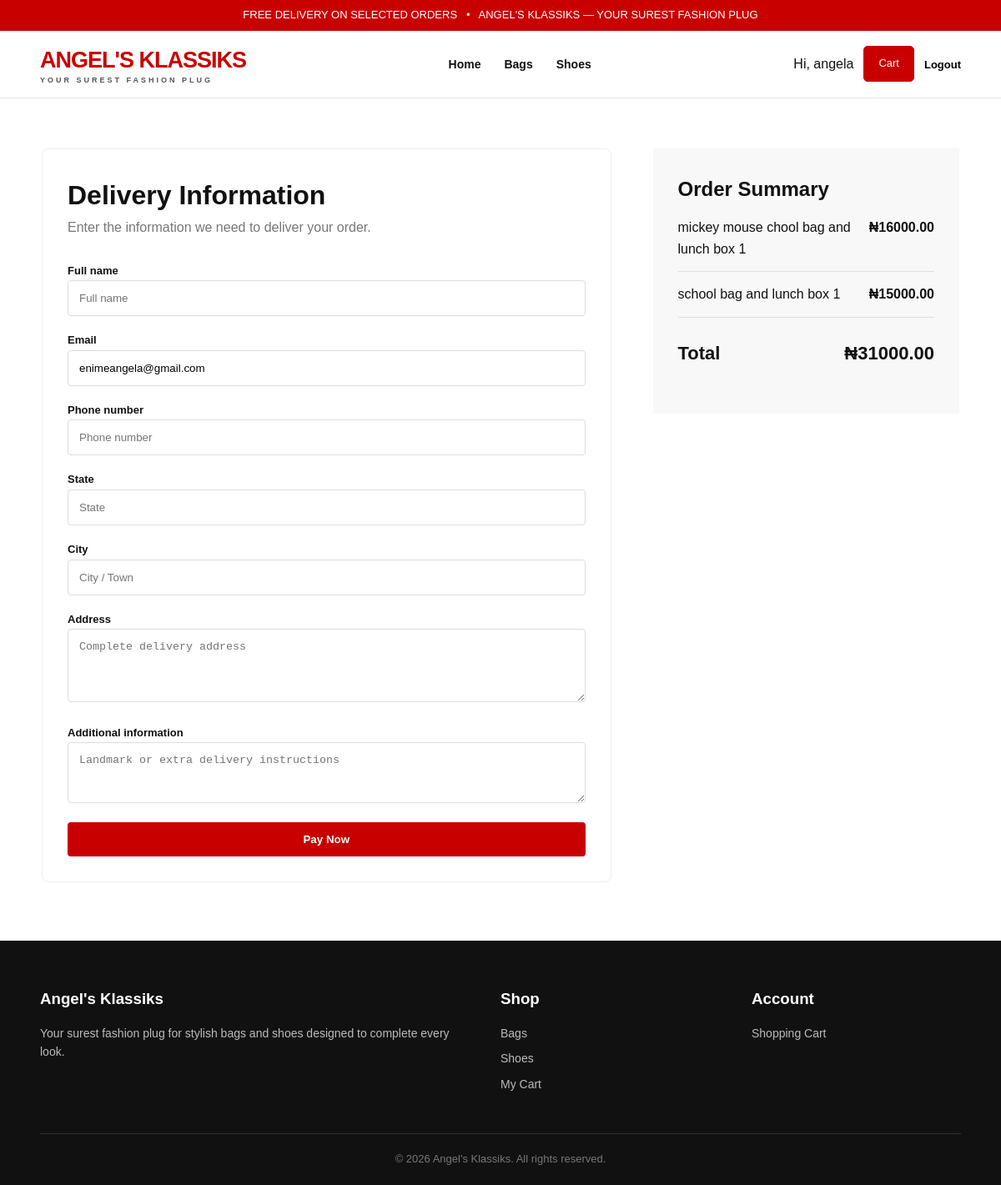
Screenshot of /checkout/ (signed in) with the database file from the repository.
### shop/models.py (models this page shows, shortened)
class CartItem(models.Model):
    user = models.ForeignKey(
        User,
        on_delete=models.CASCADE,
        related_name='cart_items'
    )
    product = models.ForeignKey(
        Product,
        on_delete=models.CASCADE
    )
    quantity = models.PositiveIntegerField(default=1)
    created_at = models.DateTimeField(auto_now_add=True)
    class Meta:
        constraints = [
            models.UniqueConstraint(
                fields=['user', 'product'],
                name='unique_user_product_cart'
            )
        ]
    @property
    def subtotal(self):
        return self.product.price * self.quantity

class Product(models.Model):
    category = models.ForeignKey(
        Category,
        on_delete=models.CASCADE,
        related_name='products'
    )
    name = models.CharField(max_length=200)
    slug = models.SlugField(
        max_length=220,
        unique=True,
        blank=True
    )
    description = models.TextField()
    price = models.DecimalField(
        max_digits=12,
        decimal_places=2
    )
    old_price = models.DecimalField(
        max_digits=12,
        decimal_places=2,
        null=True,
        blank=True
    )
    image = models.ImageField(
        upload_to='products/'
    )
    stock = models.PositiveIntegerField(default=0)
    available = models.BooleanField(default=True)
    featured = models.BooleanField(default=False)
    created_at = models.DateTimeField(auto_now_add=True)
    updated_at = models.DateTimeField(auto_now=True)

### shop/views.py (the view)
@login_required
def checkout(request):
    cart_items = CartItem.objects.filter(
        user=request.user
    ).select_related('product')
    if not cart_items.exists():
        messages.warning(
            request,
            "Your cart is empty."
        )
        return redirect('home')
    total = sum(
        item.subtotal for item in cart_items
    )
    initial = {
        'full_name':
            f"{request.user.first_name} {request.user.last_name}".strip(),
        'email':
            request.user.email
    }
    if request.method == 'POST':
        form = CheckoutForm(request.POST)
        if form.is_valid():
            for item in cart_items:
                if item.quantity > item.product.stock:
                    messages.error(
                        request,
                        f"Sorry, only {item.product.stock} "
                        f"{item.product.name}(s) are left."
                    )
                    return redirect('cart')
            order = form.save(commit=False)
            order.user = request.user
            order.total_amount = total
            order.payment_status = 'unpaid'
            order.payment_reference = (
                f"AK-{uuid.uuid4().hex[:20].upper()}"
            )
            order.save()
            for item in cart_items:
                OrderItem.objects.create(
                    order=order,
                    product=item.product,
                    product_name=item.product.name,
                    price=item.product.price,
                    quantity=item.quantity
                )
            amount_in_kobo = int(
                Decimal(total) * 100
            )
            headers = {
                "Authorization":
                    f"Bearer {settings.PAYSTACK_SECRET_KEY}",
                "Content-Type":
                    "application/json"
            }
            data = {
                "email": order.email,
                "amount": amount_in_kobo,
                "currency": "NGN",
                "reference":
                    order.payment_reference,
                "callback_url":
                    request.build_absolute_uri(
                        '/payment/callback/'
                    ),
                "metadata": {
                    "order_id": order.id,
                    "customer_name": order.full_name
                }
            }
            try:
                response = requests.post(
                    "https://api.paystack.co/transaction/initialize",
                    json=data,
                    headers=headers,
                    timeout=30
                )
                result = response.json()
            except requests.RequestException:
                order.delete()
                messages.error(
                    request,
                    "Unable to connect to the payment system. "
                    "Please try again."
                )
                return redirect('checkout')
            if result.get('status'):
                payment_url = result['data']['authorization_url']
                return redirect(payment_url)
            order.delete()
            messages.error(
                request,
                "Payment could not be started. Please try again."
            )
            return redirect('checkout')
    else:
        form = CheckoutForm(
            initial=initial
        )
    return render(
        request,
        'shop/checkout.html',
        {
            'form': form,
            'cart_items': cart_items,
            'total': total
        }
    )

### shop/templates/shop/checkout.html (shortened to what this page needs)
{% extends 'shop/base.html' %}
{% block content %}
<div class="checkout">
    <div class="checkout-form">
        <h1>
            Delivery Information
        </h1>
        <p style="
            color:#777;
            margin-bottom:25px;
        ">
            Enter the information we need
            to deliver your order.
        </p>
        <form
            method="post"
            id="checkoutForm"
        >
            {% for field in form %}
                <label
                    style="
                        font-weight:bold;
                        font-size:13px;
                    "
                >
                    {{ field.label }}
                </label>
                {{ field }}
            {% endfor %}
            <button
    type="submit"
    class="btn"
    id="orderButton"
    style="width:100%;"
>
    Pay Now
</button>
        </form>
    </div>
    <aside class="checkout-summary">
        <h2>
            Order Summary
        </h2>
        {% for item in cart_items %}
            <div class="summary-item">
                <span>
                    {{ item.product.name }}
                    {{ item.quantity }}
                </span>
                <strong>
                    ₦{{ item.subtotal }}
                </strong>
            </div>
        {% endfor %}
        <div class="total-line">
            <span>Total</span>
            <span>
                ₦{{ total }}
            </span>
        </div>
    </aside>
</div>
{% endblock %}

### shop/templates/shop/base.html (shortened to what this page needs)
<!DOCTYPE html>
<html lang="en">
<head>
</head>
<body>
<div class="top-bar">
    FREE DELIVERY ON SELECTED ORDERS
    &nbsp; • &nbsp;
    ANGEL'S KLASSIKS —
    YOUR SUREST FASHION PLUG
</div>
<nav>
    <div class="nav-container">
        <a href="{% url 'home' %}" class="logo">
            ANGEL'S KLASSIKS
            <span>Your Surest Fashion Plug</span>
        </a>
        <div class="nav-links">
            <a href="{% url 'home' %}">
                Home
            </a>
            <a href="{% url 'home' %}?category=bag">
                Bags
            </a>
            <a href="{% url 'home' %}?category=shoe">
                Shoes
            </a>
        </div>
        <div class="nav-actions">
            {% if user.is_authenticated %}
                <span>
                    Hi, {{ user.first_name|default:user.username }}
                </span>
                <a
                    href="{% url 'cart' %}"
                    class="account-btn red-btn"
                >
                    Cart
                </a>
                <form
                    method="post"
                    action="{% url 'logout' %}"
                    class="logout-form"
                >
                    <button
                        type="submit"
                        class="logout-button"
                    >
                        Logout
                    </button>
                </form>
            {% endif %}
        </div>
    </div>
</nav>
<main>
    {% block content %}
    {% endblock %}
</main>
<footer>
    <div class="container">
        <div class="footer-grid">
            <div>
                <h3>
                    Angel's Klassiks
                </h3>
                <p>
                    Your surest fashion plug for stylish
                    bags and shoes designed to complete
                    every look.
                </p>
            </div>
            <div>
                <h3>Shop</h3>
                <a href="{% url 'home' %}?category=bag">
                    Bags
                </a>
                <a href="{% url 'home' %}?category=shoe">
                    Shoes
                </a>
                <a href="{% url 'cart' %}">
                    My Cart
                </a>
            </div>
            <div>
                <h3>Account</h3>
                {% if user.is_authenticated %}
                    <a href="{% url 'cart' %}">
                        Shopping Cart
                    </a>
                {% endif %}
            </div>
        </div>
        <div class="copyright">
            © <span id="year"></span>
            Angel's Klassiks.
            All rights reserved.
        </div>
    </div>
</footer>
</body>
</html>

### shop/templates/shop/base.html (style rules this page uses)
* { margin: 0; padding: 0; box-sizing: border-box; }
:root { --red: #c90000; --dark-red: #970000; --white: #ffffff; --black: #111111; --grey: #666666; --light-grey: #f6f6f6; --border: #e6e6e6; }
body { font-family: Arial, Helvetica, sans-serif; background: var(--white); color: var(--black); line-height: 1.6; }
a { text-decoration: none; color: inherit; }
.top-bar { background: var(--red); color: white; text-align: center; padding: 8px 20px; font-size: 13px; }
nav { background: white; border-bottom: 1px solid var(--border); position: sticky; top: 0; z-index: 1000; }
.nav-container { width: 92%; max-width: 1300px; margin: auto; min-height: 80px; display: flex; justify-content: space-between; align-items: center; gap: 30px; }
.logo { font-size: 27px; font-weight: 900; letter-spacing: -1px; color: var(--red); }
.logo span { display: block; color: #555; font-size: 9px; letter-spacing: 3px; text-transform: uppercase; margin-top: -5px; }
.nav-links { display: flex; align-items: center; gap: 28px; }
.nav-links a { font-size: 14px; font-weight: 600; transition: .3s; }
.nav-actions { display: flex; align-items: center; gap: 12px; }
.account-btn { padding: 10px 17px; border-radius: 5px; border: 1px solid var(--red); font-size: 13px; }
.red-btn { background: var(--red); color: white; }
.logout-form { display: inline; }
.logout-button { background: transparent; border: none; cursor: pointer; font-size: 13px; font-weight: 600; }
.container { width: 92%; max-width: 1300px; margin: auto; }
.btn { display: inline-block; background: var(--red); color: white; border: none; padding: 13px 24px; border-radius: 4px; cursor: pointer; font-weight: bold; transition: .3s; }
footer { margin-top: 70px; background: #111; color: white; padding: 55px 0 20px; }
.footer-grid { display: grid; grid-template-columns: 2fr 1fr 1fr; gap: 50px; }
footer h3 { color: #fff; margin-bottom: 15px; }
footer p, footer a { color: #bbb; font-size: 14px; }
footer a { display: block; margin: 8px 0; }
.copyright { border-top: 1px solid #333; margin-top: 40px; padding-top: 20px; text-align: center; color: #777; font-size: 13px; }

### shop/templates/shop/checkout.html (style rules this page uses)
.checkout { width: 92%; max-width: 1100px; margin: 60px auto; display: grid; grid-template-columns: 1.3fr .7fr; gap: 50px; }
.checkout-form { padding: 30px; border: 1px solid #eee; border-radius: 8px; }
.checkout-form input, .checkout-form textarea { width: 100%; padding: 13px; border: 1px solid #ddd; border-radius: 4px; margin-bottom: 15px; outline: none; }
.checkout-summary { background: #f8f8f8; padding: 30px; height: fit-content; }
.summary-item { display: flex; justify-content: space-between; gap: 20px; border-bottom: 1px solid #ddd; padding: 14px 0; }
.total-line { display: flex; justify-content: space-between; font-size: 22px; font-weight: bold; margin: 25px 0; }

### rows the page displays
CartItem: product.name "mickey mouse chool bag and lunch box", quantity "1", subtotal "16000.00"
CartItem: product.name "school bag and lunch box", quantity "1", subtotal "15000.00"

### other values shown
{{ user.first_name|default:user.username }} "angela"
{{ field.label }} "Full name" "Email" "Phone number" "State" "City" "Address" "Additional information"
{{ total }} "31000.00"
